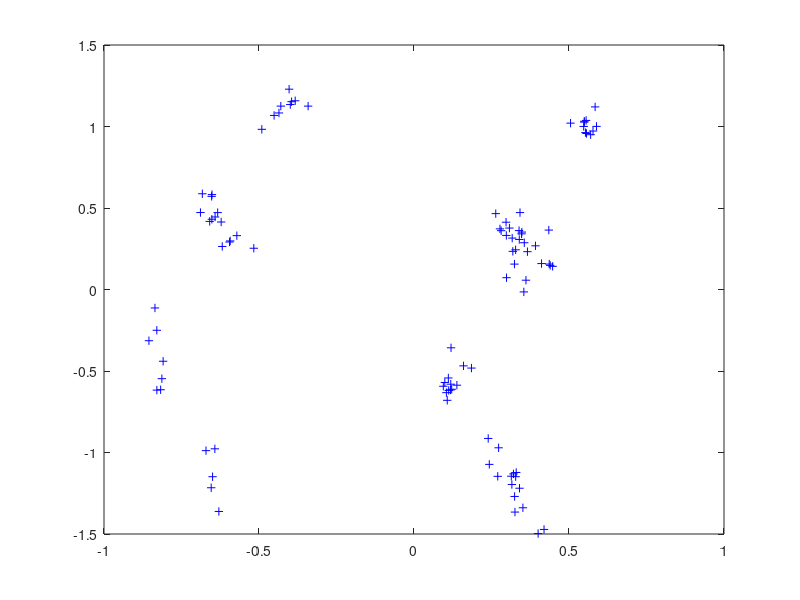

The MATLAB script that drew this image:
X = load('pcaData.txt');
%normalize data to interval [0 1]
mins = min(X);
mins = mins(ones(size(X,1),1),:);
maxs = max(X);
maxs = maxs(ones(size(X,1),1),:);
X = (X - mins) ./ (maxs -mins);

%pca normalize
mj = sum(X,1) / size(X,1);
mj = mj(ones(size(X,1),1),:);
X = X - mj;

%mittel-vektor
m = sum(X) / size(X,1);
% Kovarianz-matrix
K = (X' * X) - m'*m;
[V,D] = eig(K);

% take 3 highest eigenvalues's corresponding vectors
% hard coded sorry
E = V(:,[15 16 17]);

%new subspace
Y = E' * X';
Y = Y';

%plot3(Y(:,1),Y(:,2),Y(:,3),'+b');

%project x-y
%plot(Y(:,1),Y(:,2),'+b');

%project x-z
plot(Y(:,1),Y(:,3),'+b');

%project y-z
%plot(Y(:,2),Y(:,3),'+b');


